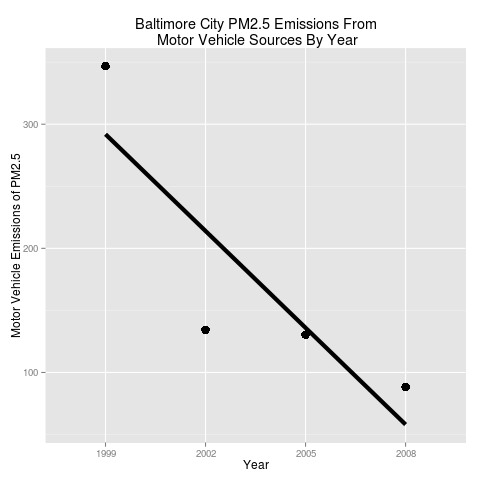

Write R code to recreate this figure.
source("./read_summary_data.R");
library("dplyr");
library("ggplot2");

baltimore_city_fips <- "24510";
baltimoreCityData <- filter(summaryData, fips == baltimore_city_fips);
baltimoreCityData <- transform(baltimoreCityData, year = factor(year));

motor_vehicle_sources <- c("Mobile - On-Road Diesel Heavy Duty Vehicles",
                           "Mobile - On-Road Diesel Light Duty Vehicles",
                           "Mobile - On-Road Gasoline Heavy Duty Vehicles",
                           "Mobile - On-Road Gasoline Light Duty Vehicles");

motorVehicleSourcesClassificationDataFrame <- filter(sourceClassifications, EI.Sector %in% motor_vehicle_sources);
scc_values_related_to_motor_vehicle_sources <- unique(motorVehicleSourcesClassificationDataFrame$SCC);

baltimoreCityDataRelatedToMotorVehicleSources <- filter(baltimoreCityData, SCC %in% scc_values_related_to_motor_vehicle_sources);
baltimoreCityMotorVehicleDataByYear <- group_by(baltimoreCityDataRelatedToMotorVehicleSources, year);
baltimoreCityMotorVechileEmissionsByYear <- summarize(baltimoreCityMotorVehicleDataByYear, motor_vehicle_emissions=sum(Emissions));

baltimoreCityMotorVechileEmissionsByYear$motor_vehicle_emissions <- as.numeric(baltimoreCityMotorVechileEmissionsByYear$motor_vehicle_emissions);

g <- ggplot(baltimoreCityMotorVechileEmissionsByYear, aes(year, motor_vehicle_emissions, group = 1));
g <- g + geom_point(size=4);
g <- g + geom_smooth(method = "lm", size=2, se=FALSE, col="black");
g <- g + labs(title = "Baltimore City PM2.5 Emissions From\n Motor Vehicle Sources By Year") +  labs(x = "Year", y = "Motor Vehicle Emissions of PM2.5")
print(g)

dev.copy(png, file="plot5.png", width=480, height=480);
dev.off();
